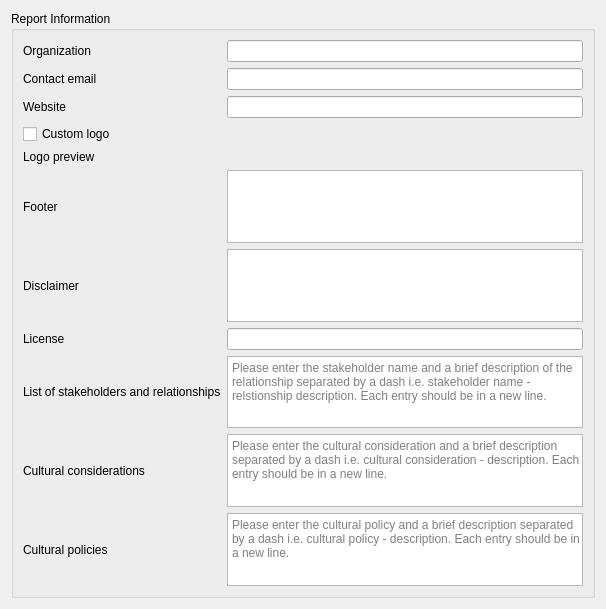
<?xml version="1.0" encoding="UTF-8"?>
<ui version="4.0">
 <class>ReportSettingsWidget</class>
 <widget class="QWidget" name="ReportSettingsWidget">
  <property name="geometry">
   <rect>
    <x>0</x>
    <y>0</y>
    <width>606</width>
    <height>609</height>
   </rect>
  </property>
  <property name="windowTitle">
   <string>Form</string>
  </property>
  <layout class="QVBoxLayout" name="layout">
   <item>
    <widget class="QgsCollapsibleGroupBox" name="gb_reports">
     <property name="title">
      <string>Report Information</string>
     </property>
     <layout class="QGridLayout" name="gridLayout">
      <item row="10" column="2">
       <widget class="QPlainTextEdit" name="txt_disclaimer">
        <property name="maximumSize">
         <size>
          <width>16777215</width>
          <height>100</height>
         </size>
        </property>
        <property name="verticalScrollBarPolicy">
         <enum>Qt::ScrollBarAlwaysOff</enum>
        </property>
       </widget>
      </item>
      <item row="6" column="0">
       <widget class="QLabel" name="lbl_logo_preview">
        <property name="text">
         <string>Logo preview</string>
        </property>
       </widget>
      </item>
      <item row="1" column="0">
       <widget class="QLabel" name="lbl_email">
        <property name="text">
         <string>Contact email</string>
        </property>
       </widget>
      </item>
      <item row="12" column="0">
       <widget class="QLabel" name="lbl_license">
        <property name="text">
         <string>License</string>
        </property>
       </widget>
      </item>
      <item row="4" column="2">
       <widget class="QLineEdit" name="txt_website"/>
      </item>
      <item row="0" column="0">
       <widget class="QLabel" name="lbl_org">
        <property name="text">
         <string>Organization</string>
        </property>
       </widget>
      </item>
      <item row="0" column="2">
       <widget class="QLineEdit" name="txt_organization"/>
      </item>
      <item row="5" column="0">
       <widget class="QCheckBox" name="cb_custom_logo">
        <property name="text">
         <string>Custom logo</string>
        </property>
       </widget>
      </item>
      <item row="13" column="0">
       <widget class="QLabel" name="label">
        <property name="text">
         <string>List of stakeholders and relationships</string>
        </property>
        <property name="wordWrap">
         <bool>false</bool>
        </property>
       </widget>
      </item>
      <item row="1" column="2">
       <widget class="QLineEdit" name="txt_email"/>
      </item>
      <item row="12" column="2">
       <widget class="QLineEdit" name="txt_license"/>
      </item>
      <item row="6" column="2">
       <widget class="QLabel" name="lbl_logo_image">
        <property name="text">
         <string/>
        </property>
       </widget>
      </item>
      <item row="10" column="0">
       <widget class="QLabel" name="lbl_disclaimer">
        <property name="text">
         <string>Disclaimer</string>
        </property>
       </widget>
      </item>
      <item row="8" column="0">
       <widget class="QLabel" name="lbl_footer">
        <property name="text">
         <string>Footer</string>
        </property>
       </widget>
      </item>
      <item row="13" column="2">
       <widget class="QPlainTextEdit" name="txt_stakeholders">
        <property name="maximumSize">
         <size>
          <width>16777215</width>
          <height>100</height>
         </size>
        </property>
        <property name="placeholderText">
         <string>Please enter the stakeholder name and a brief description of the relationship separated by a dash i.e. stakeholder name - relstionship description. Each entry should be in a new line.</string>
        </property>
       </widget>
      </item>
      <item row="14" column="2">
       <widget class="QPlainTextEdit" name="txt_culture">
        <property name="maximumSize">
         <size>
          <width>16777215</width>
          <height>100</height>
         </size>
        </property>
        <property name="placeholderText">
         <string>Please enter the cultural consideration and a brief description separated by a dash i.e. cultural consideration - description. Each entry should be in a new line.</string>
        </property>
       </widget>
      </item>
      <item row="4" column="0">
       <widget class="QLabel" name="lbl_website">
        <property name="text">
         <string>Website</string>
        </property>
       </widget>
      </item>
      <item row="8" column="2">
       <widget class="QPlainTextEdit" name="txt_footer">
        <property name="maximumSize">
         <size>
          <width>16777215</width>
          <height>100</height>
         </size>
        </property>
        <property name="verticalScrollBarPolicy">
         <enum>Qt::ScrollBarAlwaysOff</enum>
        </property>
       </widget>
      </item>
      <item row="5" column="2">
       <widget class="QgsFileWidget" name="logo_file">
        <property name="storageMode">
         <enum>QgsFileWidget::GetFile</enum>
        </property>
       </widget>
      </item>
      <item row="14" column="0">
       <widget class="QLabel" name="label_2">
        <property name="text">
         <string>Cultural considerations</string>
        </property>
        <property name="wordWrap">
         <bool>false</bool>
        </property>
       </widget>
      </item>
      <item row="15" column="0">
       <widget class="QLabel" name="label_3">
        <property name="text">
         <string>Cultural policies</string>
        </property>
       </widget>
      </item>
      <item row="15" column="2">
       <widget class="QPlainTextEdit" name="txt_policies">
        <property name="maximumSize">
         <size>
          <width>16777215</width>
          <height>100</height>
         </size>
        </property>
        <property name="placeholderText">
         <string>Please enter the cultural policy and a brief description separated by a dash i.e. cultural policy - description. Each entry should be in a new line.</string>
        </property>
       </widget>
      </item>
     </layout>
    </widget>
   </item>
   <item>
    <spacer name="verticalSpacer">
     <property name="orientation">
      <enum>Qt::Vertical</enum>
     </property>
     <property name="sizeHint" stdset="0">
      <size>
       <width>20</width>
       <height>40</height>
      </size>
     </property>
    </spacer>
   </item>
  </layout>
 </widget>
 <customwidgets>
  <customwidget>
   <class>QgsCollapsibleGroupBox</class>
   <extends>QGroupBox</extends>
   <header>qgscollapsiblegroupbox.h</header>
   <container>1</container>
  </customwidget>
  <customwidget>
   <class>QgsFileWidget</class>
   <extends>QWidget</extends>
   <header>qgsfilewidget.h</header>
  </customwidget>
 </customwidgets>
 <resources/>
 <connections/>
</ui>
